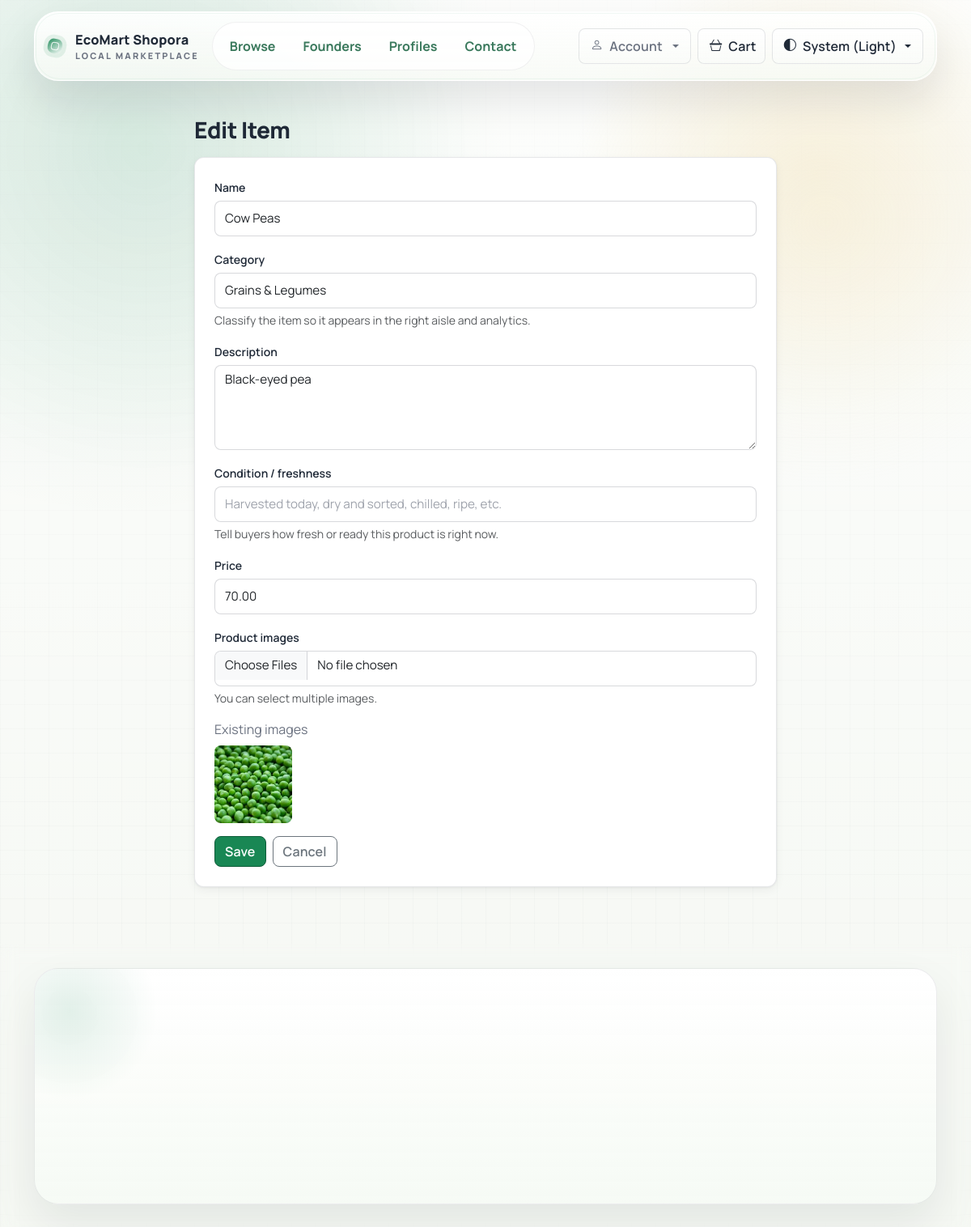
Page /seller/items/11/edit/ (signed in) on the committed database.
### buyhive/models.py (models this page shows, shortened)
class Item(models.Model):
    owner = models.ForeignKey(
        settings.AUTH_USER_MODEL, on_delete=models.CASCADE, related_name="items"
    )
    category = models.ForeignKey(
        MarketCategory,
        on_delete=models.SET_NULL,
        related_name="items",
        blank=True,
        null=True,
    )
    name = models.CharField(max_length=120)
    description = models.TextField(blank=True)
    condition_summary = models.CharField(max_length=140, blank=True, default="")
    price = models.DecimalField(max_digits=10, decimal_places=2)
    stock = models.PositiveIntegerField(default=10, help_text="Available quantity in stock")
    is_available = models.BooleanField(default=True)
    created_at = models.DateTimeField(auto_now_add=True)
    class Meta:
        ordering = ['-created_at']

class ItemImage(models.Model):
    item = models.ForeignKey(Item, on_delete=models.CASCADE, related_name="images")
    image = models.FileField(upload_to="items/")
    created_at = models.DateTimeField(auto_now_add=True)
    class Meta:
        ordering = ['created_at']

### buyhive/views.py (the view, shortened to what this page needs)
# urls.py: path("seller/items/<int:pk>/edit/", views.seller_item_update, name="seller_item_update"),
@login_required
def seller_item_update(request, pk: int):
    if not _seller_required(request):
        raise Http404()
    item = get_object_or_404(Item, pk=pk, owner=request.user)
    form = ItemForm(request.POST or None, instance=item)
    return render(
        request, "seller/item_form.html", {"form": form, "mode": "edit", "item": item}
    )

### buyhive/forms.py
class ItemForm(forms.ModelForm):
    class Meta:
        model = Item
        fields = ("name", "category", "description", "condition_summary", "price")
    def __init__(self, *args, **kwargs):
        super().__init__(*args, **kwargs)
        self.fields["name"].widget.attrs.update({"class": "form-control"})
        self.fields["category"].queryset = MarketCategory.objects.order_by("name")
        self.fields["category"].required = False
        self.fields["category"].widget.attrs.update({"class": "form-select"})
        self.fields["description"].widget.attrs.update({"class": "form-control", "rows": 4})
        self.fields["condition_summary"].widget.attrs.update(
            {
                "class": "form-control",
                "placeholder": "Harvested today, dry and sorted, chilled, ripe, etc.",
            }
        )
        self.fields["price"].widget.attrs.update({"class": "form-control"})
        self.fields["condition_summary"].required = True

### buyhive/models.py (called while the page is built)
    def __str__(self) -> str:
        return self.name

### buyhive/views.py (called while the page is built)
def _get_or_create_profile(user):
    if not user.is_authenticated:
        return None
    profile, _ = Profile.objects.get_or_create(user=user)
    return profile

def _seller_required(request):
    if not request.user.is_authenticated:
        return False
    profile = _get_or_create_profile(request.user)
    return bool(profile and profile.account_type == Profile.ACCOUNT_SELLER) or request.user.is_staff

### buyhive/templates/seller/item_form.html (shortened to what this page needs)
{%extends 'base.html'%}
{%block content%}
  <div class="mx-auto" style="max-width: 720px;">
    <h1 class="bh-page-title h3 mb-3">{% if mode == "edit" %}Edit{% else %}Add{% endif %} Item</h1>
    <div class="bh-surface p-4">
      <form method="post" enctype="multipart/form-data">
        <div class="mb-3">
          <label class="form-label">Name</label>
          {{ form.name }}
        </div>
        <div class="mb-3">
          <label class="form-label">Category</label>
          {{ form.category }}
          <div class="form-text">Classify the item so it appears in the right aisle and analytics.</div>
        </div>
        <div class="mb-3">
          <label class="form-label">Description</label>
          {{ form.description }}
        </div>
        <div class="mb-3">
          <label class="form-label">Condition / freshness</label>
          {{ form.condition_summary }}
          <div class="form-text">Tell buyers how fresh or ready this product is right now.</div>
        </div>
        <div class="mb-3">
          <label class="form-label">Price</label>
          {{ form.price }}
        </div>
        <div class="mb-3">
          <label class="form-label">Product images</label>
          <input class="form-control" type="file" name="images" accept="image/*" multiple />
          <div class="form-text">You can select multiple images.</div>
        </div>
        {% if mode == "edit" and item and item.images.exists %}
        <div class="mb-3">
          <div class="text-muted mb-2">Existing images</div>
          <div class="d-flex flex-wrap gap-2">
            {% for img in item.images.all %}
              <img src="{{ img.image.url }}" alt="Product image" style="width: 96px; height: 96px; object-fit: cover; border-radius: 8px;" />
            {% endfor %}
          </div>
        </div>
        {% endif %}
        <div class="d-flex flex-wrap gap-2">
          <button class="btn btn-success" type="submit">Save</button>
          <a class="btn btn-outline-secondary" href="{% url 'seller_items' %}">Cancel</a>
        </div>
      </form>
    </div>
  </div>
{%endblock%}

### rows in the picture
Item: name "Cow Peas", category "Grains & Legumes", description "Black-eyed pea", price "70.00"
ItemImage: image (picture)
